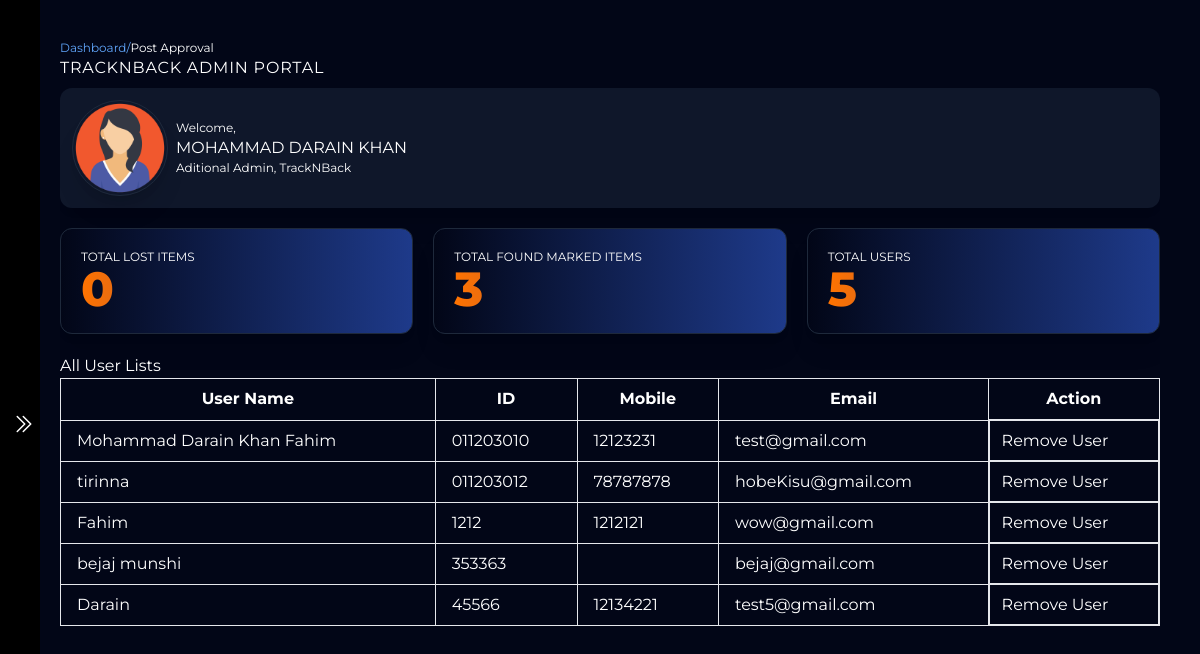
Screenshot of /UserList.php (signed in) with the database file from the repository.
### tables this page shows
CREATE TABLE `admintab` (
  `Name` varchar(100) NOT NULL,
  `Mobile` varchar(100) NOT NULL,
  `ID` varchar(100) NOT NULL,
  `Email` varchar(100) NOT NULL,
  `Password` varchar(255) NOT NULL,
  `Position` varchar(100) NOT NULL
);

CREATE TABLE `users` (
  `Name` varchar(100) NOT NULL,
  `ID` varchar(50) NOT NULL,
  `Email` varchar(100) NOT NULL,
  `Password` varchar(100) NOT NULL,
  `Mobile` varchar(15) NOT NULL,
  `ProfilePhoto` varchar(255) DEFAULT NULL
);

### UserList.php (the view, shortened to what this page needs)
<?php
require 'config.php';
if(!empty($_SESSION["Email"])){
  $Email = $_SESSION["Email"];
  $result = mysqli_query($conn, "SELECT * FROM admintab WHERE Email = '$Email'");
  $row = mysqli_fetch_assoc($result);
}
else{
  header("Location: landing.php");
}
$numberFetch = "SELECT COUNT(*) AS row_count FROM users";
$resultNum = mysqli_query($conn, $numberFetch);
if ($resultNum) {
  $rowPep = mysqli_fetch_assoc($resultNum);
  $rowCount = $rowPep['row_count'];
}
$lostFetch = "SELECT COUNT(*) AS foundIT FROM lostposts WHERE itemStatus='FOUND!'";
$lostNum = mysqli_query($conn, $lostFetch);
if ($lostNum) {
  $lostPep = mysqli_fetch_assoc($lostNum);
  $lostCount = $lostPep['foundIT'];
}
$lostFetch1 = "SELECT COUNT(*) AS lostIT FROM lostposts WHERE itemStatus!='FOUND!'";
$lostNum1 = mysqli_query($conn, $lostFetch1);
if ($lostNum1) {
  $lostPep1 = mysqli_fetch_assoc($lostNum1);
  $lostCount1 = $lostPep1['lostIT'];
}
?>
<!DOCTYPE html>
<html lang="en">
<head>
    <script src="https://cdn.tailwindcss.com"></script>
</head>
<body>
    <section class="flex bg-slate-950 text-white" style="font-family: 'Montserrat', sans-serif;">
        <div id="sidebar" class="grid items-center justify-between bg-black h-screen text-white " style="width:40px">
            <div class="flex flex-col justify-center">
                <button class="bg-black-500 w-fit p-3 rounded-full relative top-[25rem]" onclick="OpenSide()" id="openBtnSide">
                    <svg xmlns="http://www.w3.org/2000/svg" fill="none" viewBox="0 0 24 24" stroke-width="1.5" stroke="currentColor" class="w-6 h-6">
                        <path stroke-linecap="round" stroke-linejoin="round" d="M11.25 4.5l7.5 7.5-7.5 7.5m-6-15l7.5 7.5-7.5 7.5" />
                      </svg>
                </button>
            </div>
        </div>
        <div class="  ml-5 w-full h-full mr-10  h-screen overflow-y-scroll">
            <div class="mt-10  w-fit rounded-xl">
                <div class="flex text-xs">
                    <h1 class="text-blue-400">Dashboard/</h1>
                    <h1>Post Approval</h1>
                </div>
                <h1 class="tracking-wider uppercase">TrackNback Admin Portal</h1>
            </div>
            <div class="mt-2 bg-slate-900 shadow-xl  p-3 rounded-xl flex items-center space-x-2">
                <div>
                    <img src="imgs/woman.png" alt="" class="aspect-square object-cover rounded-full w-24 border border-slate-800 shadow-xl">
                </div>
                <div>
                    <h1 class="text-xs">Welcome,</h1>
                    <h1 class="uppercase text-base"><?php echo $row["Name"]; ?></h1>
                    <h1 class="text-xs"><?php echo $row["Position"]; ?>, TrackNBack</h1>
                </div>
            </div>
            <div class="flex space-x-5 items-center mt-5">
                <div class="border border-slate-800 shadow-xl p-5 w-full rounded-xl bg-slate-900 shadow-xl bg-gradient-to-r from-slate-950 to-blue-900">
                    <h1 class="text-xs uppercase ">Total Lost Items</h1>
                    <h1 class="text-5xl uppercase font-extrabold" id="grad"><?php echo $lostCount1?></h1>
                </div>
                <div class="border border-slate-800 shadow-xl p-5 w-full rounded-xl bg-slate-900 shadow-xl bg-gradient-to-r from-slate-950 to-blue-900">
                    <h1 class="text-xs uppercase ">Total Found Marked Items</h1>
                    <h1 class="text-5xl uppercase font-extrabold" id="grad"><?php echo $lostCount?></h1>
                </div>
                <div class="border border-slate-800 shadow-xl p-5 w-full rounded-xl bg-slate-900 shadow-xl bg-gradient-to-r from-slate-950 to-blue-900">
                    <h1 class="text-xs uppercase ">Total Users</h1>
                    <h1 class="text-5xl uppercase font-extrabold" id="grad"><?php echo $rowCount?></h1>
                </div>
            </div>
            <div class="w-full mt-5">
                <h1>All User Lists</h1>
                <table class="border-collapse border w-full">
    <thead class=" w-full">
        <tr>
            <th class="border px-4 py-2">User Name</th>
            <th class="border px-4 py-2">ID</th>
            <th class="border px-4 py-2">Mobile</th>
            <th class="border px-4 py-2">Email</th>
            <th class="border px-4 py-2">Action</th>
        </tr>
    </thead>
    <tbody class=" w-full id="myTable">
        <?php
        $query1 = "SELECT * FROM Users";
        $result = $conn->query($query1);
        while ($row = $result->fetch_assoc()) {
            ?>
            <tr class="w-full">
                <td class="border px-4 py-2"><?php echo $row['Name'] ?> </td>
                <td class="border px-4 py-2"><?php echo $row['ID'] ?> </td>
                <td class="border px-4 py-2"><?php echo $row['Mobile'] ?> </td>
                <td class="border px-4 py-2"><?php echo $row['Email'] ?> </td>
                <td class="border-2 px-3"><a href="RemoveMember.php?ID=<?php echo $row['ID']?>" >Remove User</a></td>
            </tr>
            <?php
        }
        ?>
    </tbody>
</table>
            </div>
        </div>
    </section>
</body>
</html>

### UserList.php (style rules this page uses)
#grad { background: linear-gradient(to right, #ff7300 , #333399); -webkit-background-clip: text; background-clip: text; color: transparent; }

### rows the page displays
admintab: Name "MOHAMMAD DARAIN KHAN", Position "Aditional Admin"
users: Name "Mohammad Darain Khan Fahim", ID "011203010", Mobile "12123231", Email "test@gmail.com"
users: Name "tirinna", ID "011203012", Mobile "78787878", Email "hobeKisu@gmail.com"
users: Name "Fahim", ID "1212", Mobile "1212121", Email "wow@gmail.com"
users: Name "bejaj munshi", ID "353363", Email "bejaj@gmail.com"
users: Name "Darain", ID "45566", Mobile "12134221", Email "test5@gmail.com"
